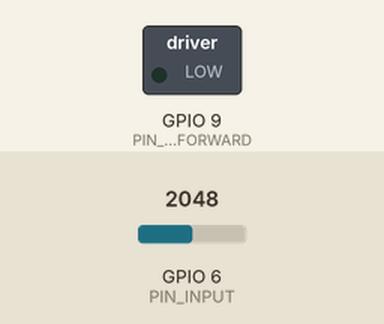
The program below on a simulated ESP32-S3. On the bench: switched loads named in the program (green lamp = pin HIGH). The test bench sets the inputs (shaded band); at power-on: GPIO 6 (PIN_INPUT) = 2048.

Above: at 0.1 s.
At 1.1 s:
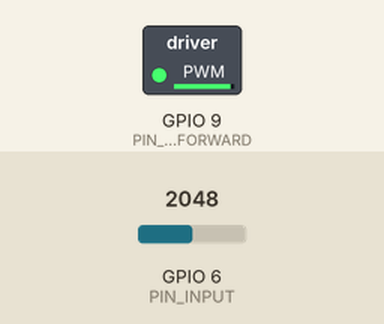
Timing chart, 0 to 2.6 s (numbered marks = the images above):
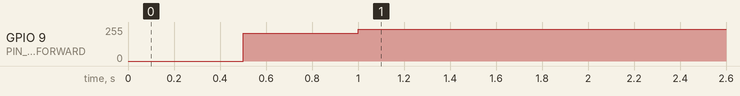

The program:

main.cpp
```cpp
/////////////////////////////////////////////// SETUP ///////////////////////////////////////////////

//calls in libraries
#include <Arduino.h>
#include <PID_v1.h>


//define input pin and output pin(s)
#define PIN_INPUT 6
#define PIN_OUTPUT_FORWARD 9
#define PIN_OUTPUT_BACKWARD 10


//PID controller setup
double Setpoint = 180.0; //target RPM value
double Input = 0.0; //measured value from encoder
double Output = 60.0; //PID calculates to controller

double Kp = 1.0; //originally = 2
double Ki = 0.0; //originally = 5
double Kd = 0.0; //originally = 1

PID myPID(&Input, &Output, &Setpoint, Kp, Ki, Kd, DIRECT);


//define variables
const int pulses_per_rev = 4; //4 holes in wheel
const int threshold = 300; //light(600)/dark(200) transition value for photoresistor

long pulseCount = 0;
long lastPulseCount = 0;

bool lastState = false;

unsigned long lastRPMTime = 0;


//main setup
void setup()
{
  Serial.begin(115200);

  //define input/output pins
  pinMode(PIN_INPUT, INPUT);
  pinMode(PIN_OUTPUT_FORWARD, OUTPUT);

  myPID.SetOutputLimits(50,250); //limits for motor speed; max is 250
  myPID.SetMode(AUTOMATIC);

  lastRPMTime = millis();
}

/////////////////////////////////////////////// MAIN CODE ///////////////////////////////////////////////

//main function
void loop()
{
  //read photoresistor value
  int sensorValue = analogRead(PIN_INPUT);

  //convert sensor data to high/low
  bool currentState = (sensorValue > threshold);

  //count light/dark transitions
  if(currentState==true && lastState==false)
  {
    pulseCount = pulseCount + 1;

    //use for debugging purposes
    //Serial.print("Pulse Count = ");
    //Serial.println(pulseCount);
  }

  lastState = currentState;

  //update pulse count every 500 msec
  if(millis() - lastRPMTime >= 500) {
    long pulses = pulseCount - lastPulseCount;

    lastPulseCount = pulseCount;

    lastRPMTime = millis();

    //RPM calculation
    Input = (pulses * 120.0)/pulses_per_rev;

    //PID compute
    myPID.Compute();

    //use for debugging purposes
    /*
    Serial.print("Pulses: ");
    Serial.println(pulses);
    Serial.print("RPM: ");
    Serial.println(Input);
    Serial.print("Output: ");
    Serial.println(Output);
    */

    analogWrite(PIN_OUTPUT_FORWARD,(int)Output);
  }

}
```

Measured:
- by itself, GPIO 9 (PIN_OUTPUT_FORWARD): 0/255 → 210/255 at 0.50 s, → 240/255 0.50 s later
